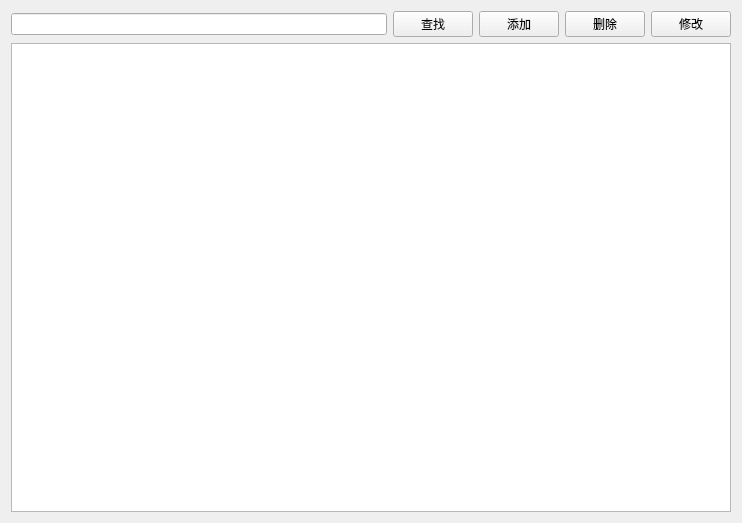
<?xml version="1.0" encoding="UTF-8"?>
<ui version="4.0">
 <class>DepartmentView</class>
 <widget class="QWidget" name="DepartmentView">
  <property name="geometry">
   <rect>
    <x>0</x>
    <y>0</y>
    <width>742</width>
    <height>523</height>
   </rect>
  </property>
  <property name="windowTitle">
   <string>科室管理</string>
  </property>
  <layout class="QVBoxLayout" name="verticalLayout">
   <item>
    <layout class="QHBoxLayout" name="horizontalLayout">
     <item>
      <widget class="QLineEdit" name="txtSearch"/>
     </item>
     <item>
      <widget class="QPushButton" name="btSearch">
       <property name="text">
        <string>查找</string>
       </property>
      </widget>
     </item>
     <item>
      <widget class="QPushButton" name="btAdd">
       <property name="text">
        <string>添加</string>
       </property>
      </widget>
     </item>
     <item>
      <widget class="QPushButton" name="btDelete">
       <property name="text">
        <string>删除</string>
       </property>
      </widget>
     </item>
     <item>
      <widget class="QPushButton" name="btEdit">
       <property name="text">
        <string>修改</string>
       </property>
      </widget>
     </item>
    </layout>
   </item>
   <item>
    <widget class="QTableView" name="tableView"/>
   </item>
  </layout>
 </widget>
 <resources/>
 <connections/>
</ui>
